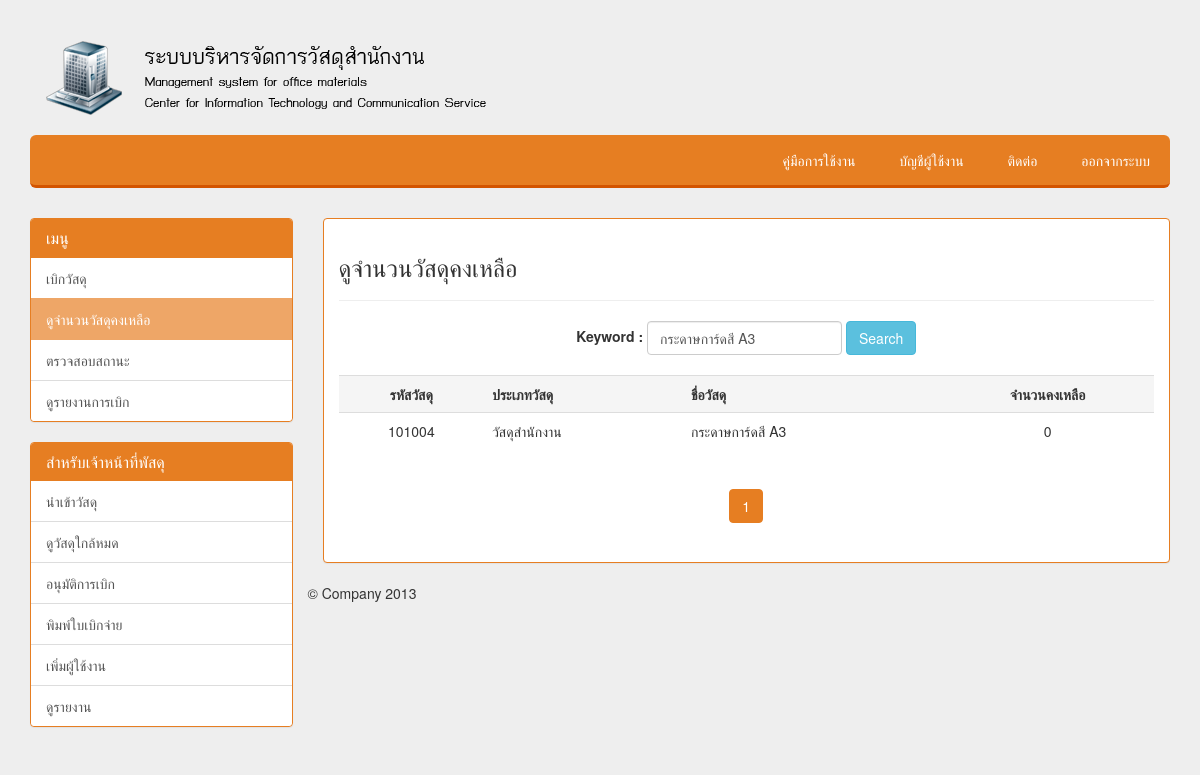
Screenshot of /remaining.php?keyword=กระดาษการ์ดสี A3 (signed in) with the database file from the repository.
### tables this page shows
CREATE TABLE `category` (
  `c_id` int(3) NOT NULL,
  `c_name` varchar(30) NOT NULL,
  `c_materialid` int(6) NOT NULL,
  `c_materialname` varchar(150) NOT NULL,
  `c_price` double NOT NULL,
  `c_number` int(6) NOT NULL
);

### remaining.php (the view, shortened to what this page needs)
<!DOCTYPE html>
<html>
<head>
  <link href="src/css/main.css" rel="stylesheet">
    <link href="src/css/bootstrap.css" rel="stylesheet">
    <link href="src/signin.css" rel="stylesheet">
    <link href="src/justified-nav.css" rel="stylesheet">
</head>
<body>
<br>
<div class="container">
<? require "menu.php"; ?>
 <div class="col-xs-11 col-sm-9" >
            <div id="tracking" class="panel panel-carot">
              <div class="panel-body">
                  <h3>ดูจำนวนวัสดุคงเหลือ</h3>
                   <hr>
                   <center>
                   <form class="form-inline" role="form" name="frmSearch" method="get" action="<?=$_SERVER['SCRIPT_NAME'];?>">
							<div class="form-group">
							    <label class="control-label" >Keyword : </label>
							</div>
							<div class="form-group">
							    <input name="keyword" class="form-control" type="text" id="keyword" value="<?=$_GET["keyword"];?>">
							</div>
						<input type="submit" class="btn btn-info" value="Search">
				   </form>
				</center><br>
					<?
					if($_GET["keyword"] != "")
						{
						$strSQL = "SELECT * FROM category WHERE (c_materialname LIKE '%".$_GET["keyword"]."%' or c_materialid LIKE '%".$_GET["keyword"]."%')";
						$objQuery = mysql_query($strSQL) or die ("Error Query [".$strSQL."]");
						$Num_Rows = mysql_num_rows($objQuery);
						$Per_Page = 10;
						$Page = $_GET["Page"];
						if(!$_GET["Page"])
						{
							$Page=1;
						}
						$Page_Start = (($Per_Page*$Page)-$Per_Page);
						if($Num_Rows<=$Per_Page)
						{
							$Num_Pages =1;
						}
						$strSQL .=" order  by c_name ASC LIMIT $Page_Start , $Per_Page";
						$objQuery  = mysql_query($strSQL);
						?>
						<table class="table">
						  <tr>
							<th class="active"> <div align="center">รหัสวัสดุ </div></th>
							<th class="active">ประเภทวัสดุ </div></th>
							<th class="active">ชื่อวัสดุ </div></th>
							<th class="active"> <div align="center">จำนวนคงเหลือ </div></th>
						<?
						while($objResult = mysql_fetch_array($objQuery))
						{
						?>
						  <tr>
							<td><div align="center"><?=$objResult["c_materialid"];?></div></td>
							<td><?=$objResult["c_name"];?></div></td>
							<td><?=$objResult["c_materialname"];?></td>
							<td><div align="center"><?=$objResult["c_number"];?></td>
						<?
						}
						?>
						<center>
						<?
						echo '<ul class="pagination">';
						for($i=1; $i<=$Num_Pages; $i++){
							if($i != $Page)
							{
								echo "<li><a href='$_SERVER[SCRIPT_NAME]?Page=$i&keyword=$_GET[keyword]'>$i</a></li>";
							}
							else
							{
								echo "<li class='active'><a href=''>$i</a></li>";
							}
						}
						}
						?>
						</center>
              </div>
          </div>
<? require "footer.php"; ?>
</body>
</html>

### src/css/main.css (style rules this page uses)
body { font-family: 'Open Sans', sans-serif; background:#ecf0f1; }
a { text-decoration:none; color:white; }

### src/signin.css (style rules this page uses)
body { padding-top: 40px; padding-bottom: 40px; background-color: #eee; }

### src/justified-nav.css (style rules this page uses)
body { padding-top: 20px; }

### rows the page displays
category: c_materialid "101004", c_name "วัสดุสำนักงาน", c_materialname "กระดาษการ์ดสี A3", c_number "0"
